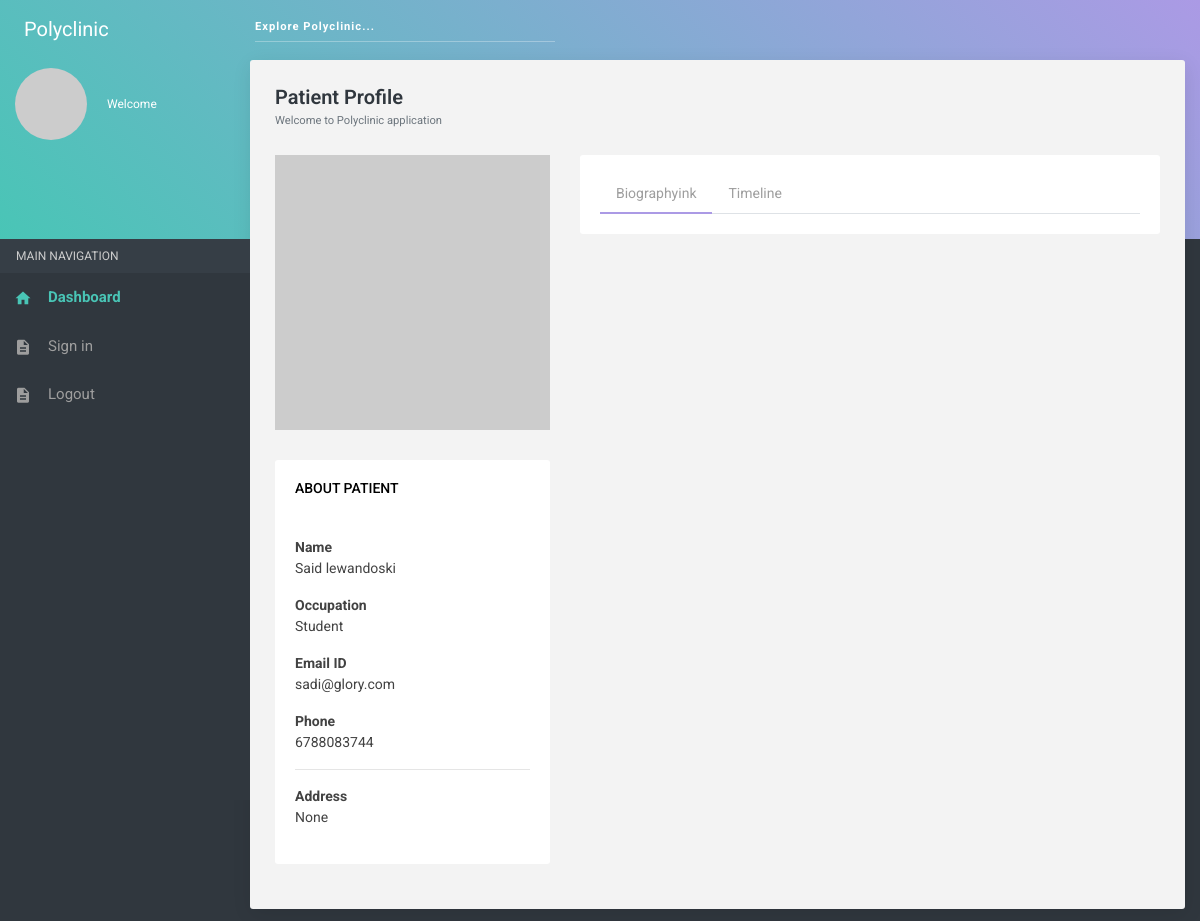
/patients/profile/4/, run on the app's committed database.
### management/models.py (models this page shows, shortened)
class Patients(models.Model):
    first_name = models.CharField(max_length = 200, null = True, blank = True)
    last_name = models.CharField(max_length = 200, null = True, blank = True)
    phone = models.CharField(max_length = 200, null = True, blank = True)
    gender = models.CharField(max_length = 200, null = True, blank = True)
    date_of_birth = models.CharField(max_length = 200, null = True, blank = True)
    email = models.CharField(max_length = 200, null = True, blank = True)
    location = models.CharField(max_length = 230, null = True, blank = True)
    description = models.TextField(null = True, blank = True)
    profile = models.ImageField(null = True, blank = True)
    occupation = models.CharField(max_length = 200, null = True, blank = True)
    biography = models.TextField(null = True, blank = True)
    timeline = models.TextField(null = True, blank = True)
    bloodpressure = models.CharField(max_length = 200, null = True, blank = True)
    heartbeat = models.CharField(max_length = 200, null = True, blank = True)
    haemoglobin = models.CharField(max_length = 200, null = True, blank = True)
    sugar = models.CharField(max_length = 200, null = True, blank = True)
    education = models.TextField(null = True, blank = True)
    history = models.TextField(null = True, blank = True)
    id_number = models.CharField(max_length = 200, null = True, blank = True)

### management/views.py (the view)
# urls.py: path('patients/profile/<int:pk>/', patients_profile, name="patients_profile"),
def patients_profile(request, pk):
    patient = Patients.objects.get(pk=pk)
    return render(request, 'management/patient-profile.html', {'patient':patient})

### management/templates/management/patient-profile.html
{% extends "management/base.html" %}
{% load static %}
{% block body %}
<section class="content profile-page">
    <div class="container-fluid">
        <div class="block-header">
            <h2>Patient Profile</h2>
            <small class="text-muted">Welcome to Polyclinic application</small>
        </div>
        <div class="row clearfix">
            <div class="col-lg-4 col-md-12 col-sm-12">
                <div class=" card patient-profile">
                    {% if patient.profile %}
                    <img src="{{patient.profile.url}}" class="img-fluid" alt="">
                    {% else %}
                    <img src="http://via.placeholder.com/130x130" class="img-fluid" alt="">
                    {% endif %}
                </div>
                <div class="card">
                    <div class="header">
                        <h2>About Patient</h2>
                    </div>
                    <div class="body">
                        <strong>Name</strong>
                        <p>{{patient.first_name}} {{patient.last_name}}</p>
                        <strong>Occupation</strong>
                        <p>{{patient.occupation}}</p>
                        <strong>Email ID</strong>
                        <p>{{patient.email}}</p>
                        <strong>Phone</strong>
                        <p>{{patient.phone}}</p>
                        <hr>
                        <strong>Address</strong>
                        <address>{{patient.location}}</address>
                    </div>
                </div>
            </div>
            <div class="col-lg-8 col-md-12 col-sm-12">
                <div class="card">
                    <div class="body">
                        <ul class="nav nav-tabs" role="tablist">
                            <li class="nav-item"><a class="nav-link active"data-toggle="tab"  href="#report">Biographyink</a></li>
                            <li class="nav-item"><a class="nav-link" data-toggle="tab" href="#timeline">Timeline</a></li>
                        </ul>
                    </div>
                </div>
            </div>
        </div>
    </div>
</section>
{% endblock %}

### data on the page
Patients: first_name "Said", last_name "lewandoski", occupation "Student", email "sadi@glory.com", phone "6788083744", location "None"
